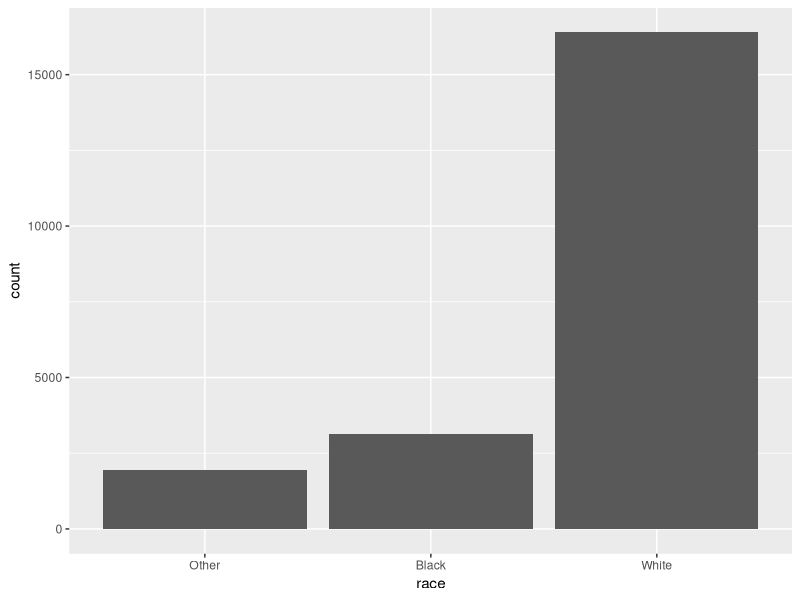
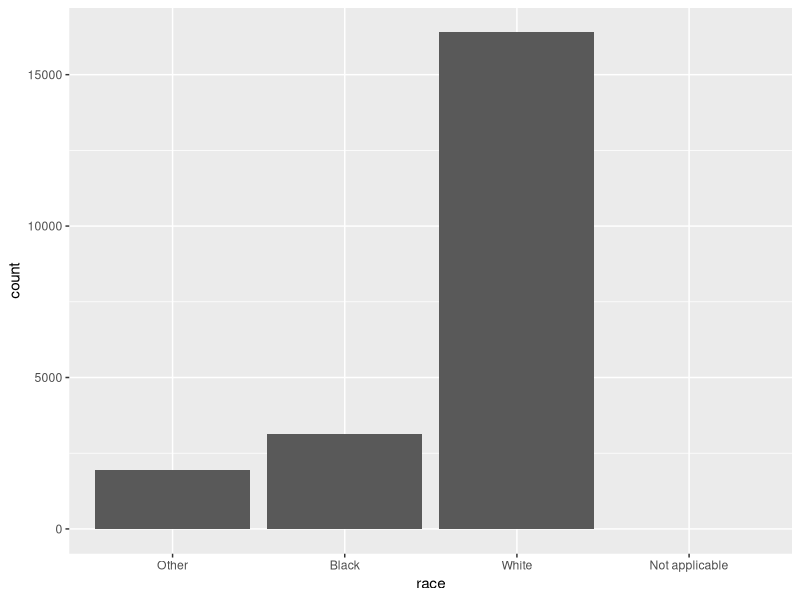
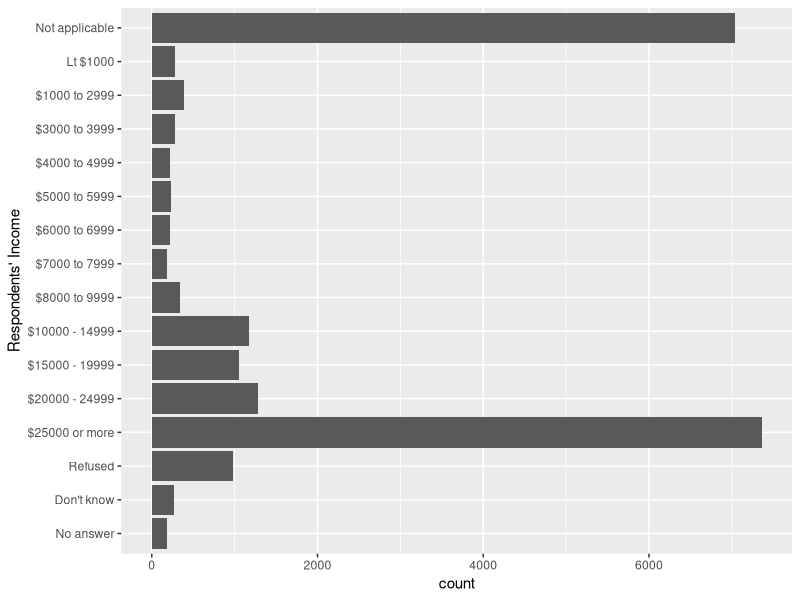
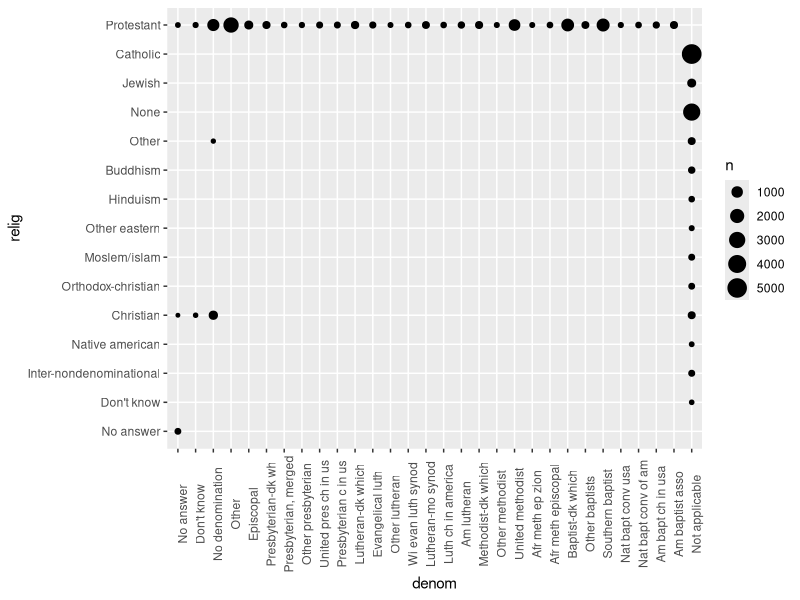
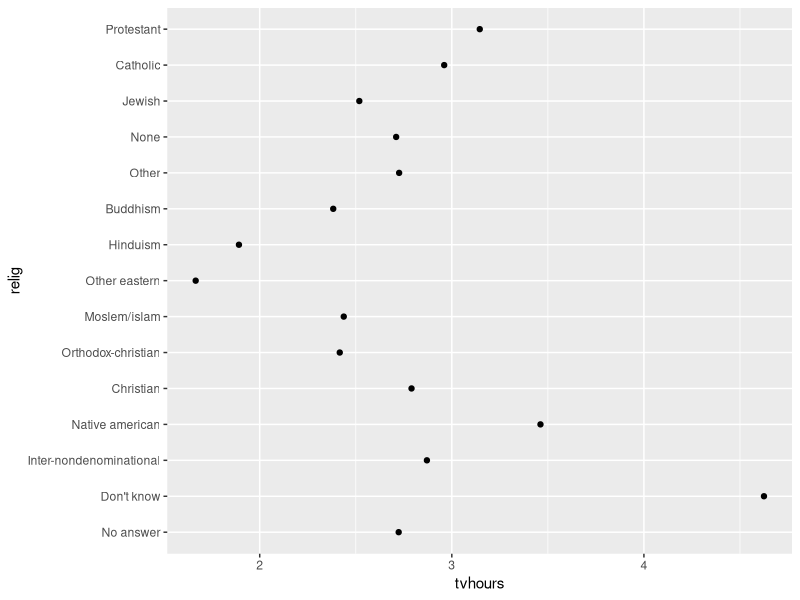
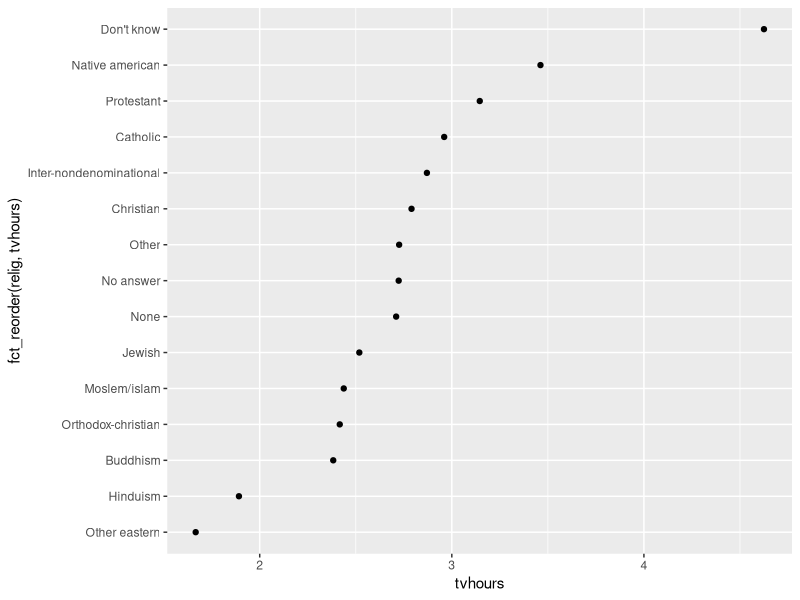
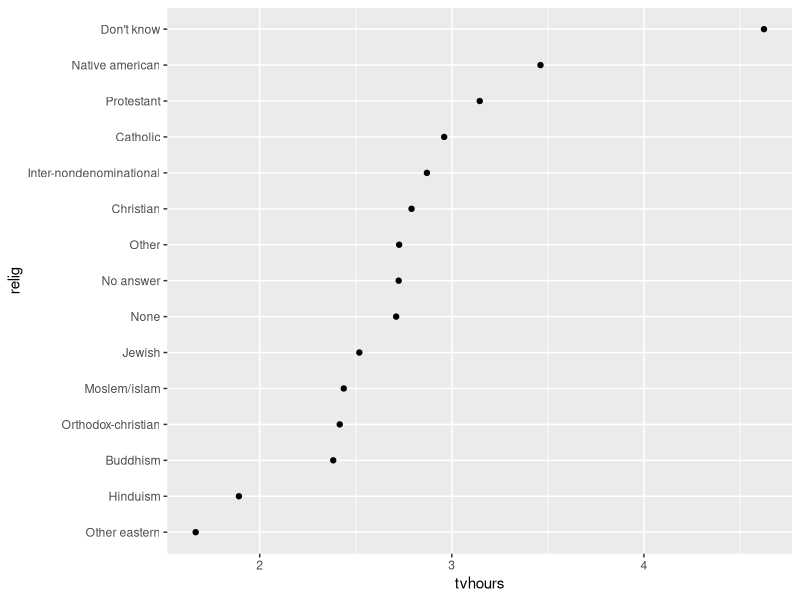
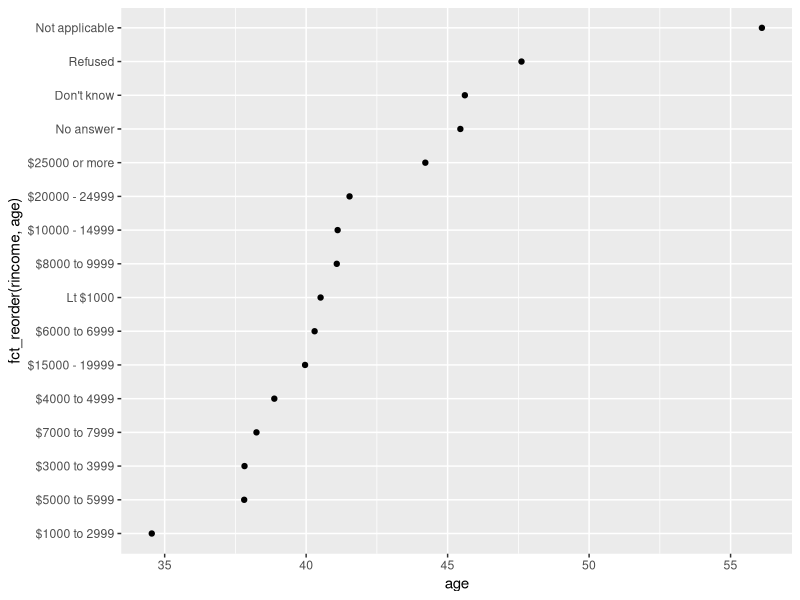

Source code (R) for these figures, in order:
## FACTORS WITH FORCATS

library(tidyverse)
## install.packages('forcats')
library(forcats)

## CREATING FACTORS
x1 <- c("Dec", "Apr", "Jan", "Mar") 

sort(x1)
month_levels <- c("Jan", "Feb", "Mar", "Apr", "May", "Jun",  "Jul", "Aug", "Sep", "Oct", "Nov", "Dec") # creating a level
y1 <- factor(x1, levels = month_levels) 
y1
x2 <- c("Dec", "Apr", "Jam", "Mar") 
library(readr)
y2 <- parse_factor(x2, levels = month_levels) 
factor(x1) ## using factor without levels, sets the levels in alphabetical order
f1 <- factor(x1, levels = unique(x1)) 
f1 
f2 <- x1 %>% 
  factor() %>% 
  fct_inorder()
f2
levels(f2) 

## GENERAL SOCIAL SURVEY
gss_cat
gss_cat %>%
  count(race)
ggplot(gss_cat, aes(race)) +  geom_bar()
ggplot(gss_cat, aes(race)) +  geom_bar() +  scale_x_discrete(drop = FALSE)

## Exercise
select(gss_cat, rincome)
ggplot(gss_cat, aes(rincome)) + geom_bar() + coord_flip() + labs(x = "Respondents' Income")
?ticks

gss_cat %>%
  count(relig, sort = TRUE)
gss_cat %>%
  count(partyid, sort = TRUE)
select(gss_cat, relig, denom)
gss_cat %>%
  count(denom, relig, sort = TRUE) 
ggplot(gss_cat, aes(relig,denom)) + geom_count() + coord_flip() + theme(axis.text.x = element_text(angle = 90))

## MODIFYING FACTOR ORDER
relig1 <- gss_cat %>%  
  group_by(relig) %>%  
  summarize(age = mean(age, na.rm = TRUE), tvhours = mean(tvhours, na.rm = TRUE), n = n())
relig1
ggplot(relig1, aes(tvhours, relig)) + geom_point()
ggplot(relig1, aes(tvhours, fct_reorder(relig, tvhours))) +  geom_point()
relig1 %>%  
  mutate(relig = fct_reorder(relig, tvhours)) %>% 
  ggplot(aes(tvhours, relig)) + geom_point() 
rincome1 <- gss_cat %>%  
  group_by(rincome) %>%  
  summarize(age = mean(age, na.rm = TRUE), tvhours = mean(tvhours, na.rm = TRUE), n = n())
ggplot(rincome1, aes(age, fct_reorder(rincome, age))) + geom_point() ## fct_reorder reorders the entire level based on a continuous variable
ggplot(rincome1, aes(age, fct_relevel(rincome, "Not applicable"))) +  geom_point() ## fct_relevel moves the element to the beginning of the levels
by_age <- gss_cat %>%  
  filter(!is.na(age)) %>%  
  group_by(age, marital) %>%  
  count() %>%  
  mutate(prop = n / sum(n))
ggplot(by_age, aes(age, prop, color = marital)) +  geom_line(na.rm = TRUE)
ggplot(by_age, aes(age, prop, color = fct_reorder2(marital, age, prop))) + geom_line() + labs(color = "marital") 
gss_cat %>%  
  mutate(marital = marital %>% 
           fct_infreq() %>% 
           fct_rev()) %>%  
  ggplot(aes(marital)) + geom_bar()

sd(gss_cat$tvhours, na.rm = TRUE)

## Exerise
## It is a good summary as the values do not deviate so much from each other
levels(gss_cat$marital) ## arbitrary
summary(gss_cat)
levels(gss_cat$race) ## principled
levels(gss_cat$rincome) ## arbitrary
levels(gss_cat$partyid) ## arbitrary
levels(gss_cat$relig) ## principled
levels(gss_cat$denom) ## principled

## It gets to the bottom of the plot because ggplot outputs the graph based on how the levels are primarily ordered i.e from first to last in ascending order

## MODIFYING FACTOR LEVELS
gss_cat %>%
  count(partyid) 
gss_cat %>%  
  mutate(partyid = fct_recode(partyid,"Republican, strong" = "Strong republican","Republican, weak" = "Not str republican","Independent, near rep" = "Ind,near rep", "Independent, near dem" = "Ind,near dem", "Democrat, weak" = "Not str democrat",  "Democrat, strong" = "Strong democrat")) %>%  ## fct_recode is used to rename the factor levels 
  count(partyid)
gss_cat %>%  
  mutate(partyid = fct_recode(partyid,"Republican, strong" = "Strong republican", "Republican, weak" = "Not str republican","Independent, near rep" = "Ind,near rep","Independent, near dem" = "Ind,near dem","Democrat, weak" = "Not str democrat","Democrat, strong" = "Strong democrat", "Other" = "No answer","Other" = "Don't know", "Other" = "Other party")) %>% ## fct_recode can also be used to combine levels under a new one  
  count(partyid) 
gss_cat %>%  
  mutate(partyid = fct_collapse(partyid, other = c("No answer", "Don't know", "Other party"),rep = c("Strong republican", "Not str republican"), ind = c("Ind,near rep", "Independent", "Ind,near dem"),dem = c("Not str democrat", "Strong democrat"))) %>%  ## fct_collapse works like fct_recode but combines all the levels using a vector
  count(partyid)
gss_cat %>%  
  mutate(relig = fct_lump(relig)) %>% ## fct_lump() is used to bring all the smaller levels together
  count(relig)
gss_cat %>%  
  mutate(relig = fct_lump(relig, n = 10)) %>%  ## n signifies how many groups we intend to keep
  count(relig, sort = TRUE) %>%  
  print(n = Inf) 

## Exercise
levels(gss_cat$rincome)
gss_cat %>%
  mutate(rincome = fct_collapse(rincome, inconcl = c("No answer", "Don't know", "Refused"), zero_to_10000 = c("$10000 - 14999", "$8000 to 9999",  "$7000 to 7999",  "$6000 to 6999","$5000 to 5999","$4000 to 4999","$3000 to 3999","$1000 to 2999","Lt $1000"), fifteen_to_25000 = c("$25000 or more","$20000 - 24999","$15000 - 19999"),N_A = "Not applicable")) %>%
  count(rincome, sort = TRUE)
